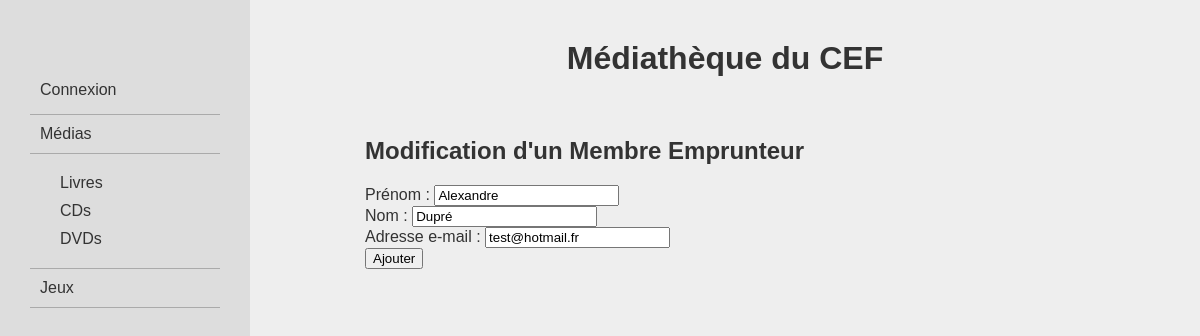
/modifier/membre/4, run on an earlier commit of the app's database.
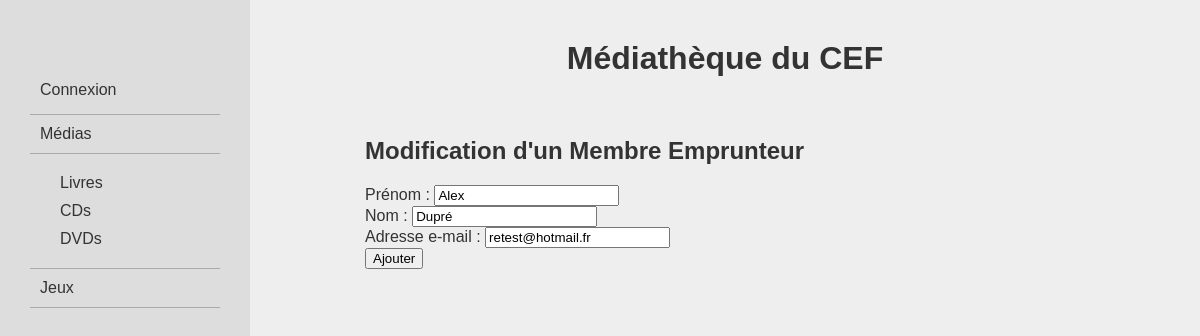
And on a later commit of the database.
### logisticMediatheque/models.py (models this page shows, shortened)
class Membres (models.Model):
    firstname = models.CharField(max_length=100)
    lastname = models.CharField(max_length=100)
    email = models.EmailField()
    canLoan = models.BooleanField(default=True)
    numLoan = models.IntegerField(default=0)

### logisticMediatheque/views/views_membres.py (the view)
# urls.py: path('modifier/membre/<int:item_id>', views_membres.updateMembre, name = 'updateMembre'),
def updateMembre(request, item_id):
    action_type = 'Modification'
    jeu = Membres.objects.get( pk = item_id )
    if request.method == 'POST':
            form = addMembreForm(request.POST, instance=jeu)
            if form.is_valid():
                form.save()
                membres = Membres.objects.all()
                logger.info("MaJ Membre par " + request.user.username + " | Nom du membre : " + request.POST.get('lastname') + " " + request.POST.get('firstname'))
                return render(request, 'logisticMediatheque/lists/listMembres.html',{'membres': membres})
    else:
        form = addMembreForm(instance=jeu)
        return render(request, 'logisticMediatheque/forms/addMembreForm.html',{'form': form, 'actionType': action_type})

### logisticMediatheque/forms.py
class addMembreForm(forms.ModelForm):
    class Meta:
        model = Membres
        fields = ['firstname','lastname','email']
        labels = {'firstname':'Prénom','lastname':'Nom','email':'Adresse e-mail'}

### logisticMediatheque/templates/logisticMediatheque/forms/addMembreForm.html (shortened to what this page needs)
{% extends 'logisticMediatheque/base.html' %}
{% block content %}
    <h2>{{actionType}} d'un Membre Emprunteur</h2>
    <form method="post">
        {{ form }}
        <input type="submit" value="Ajouter">
    </form>
{% endblock content %}

What changed in the data, as far as the page shows it:
changed Membres "Dupré": firstname "Alexandre" → "Alex"; email "test@hotmail.fr" → "retest@hotmail.fr"
